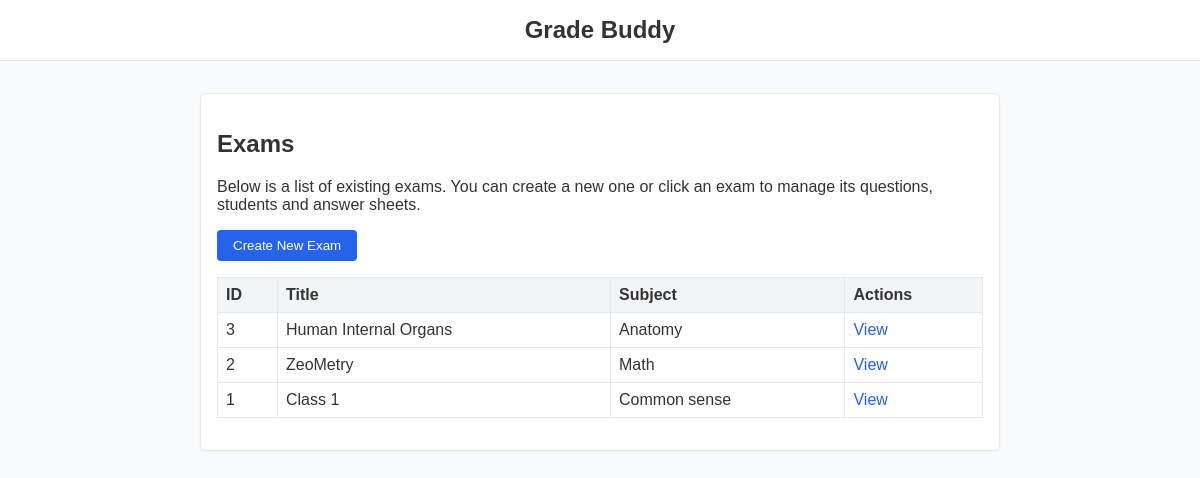
Before: / with the older database file.
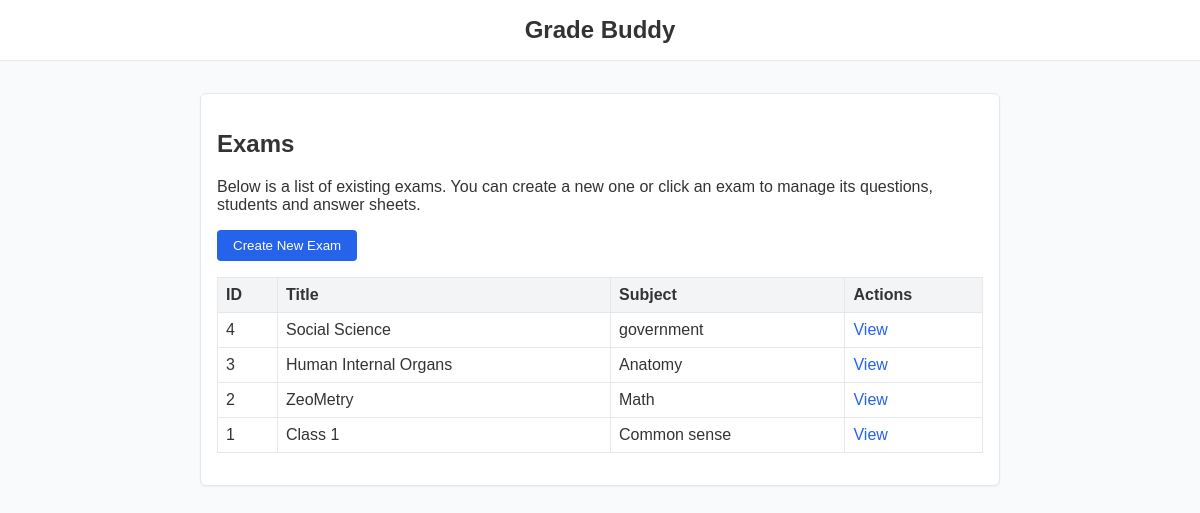
After: the same page with the newer database file.
### tables this page shows
CREATE TABLE exams (
            id INTEGER PRIMARY KEY AUTOINCREMENT,
            title TEXT NOT NULL,
            subject TEXT NOT NULL,
            instructions TEXT
        );

### src/controllers/routers.py (the view)
@router.get("/")
async def index(request: Request):
    conn = get_db_connection()
    cur = conn.cursor()
    cur.execute("SELECT id, title, subject FROM exams ORDER BY id DESC")
    exams = cur.fetchall()
    conn.close()
    return templates.TemplateResponse(
        "index.html",
        {"request": request, "exams": exams},
    )

### templates/index.html (shortened to what this page needs)
{% extends "base.html" %}
{% block content %}
<header>
  Grade Buddy
</header>
<main>
  <div class="card">
    <h2>Exams</h2>
    <p>Below is a list of existing exams.  You can create a new one or
       click an exam to manage its questions, students and answer sheets.</p>
    <p><a href="/exams/new"><button>Create New Exam</button></a></p>
    {% if exams %}
    <table>
      <thead>
        <tr><th>ID</th><th>Title</th><th>Subject</th><th>Actions</th></tr>
      </thead>
      <tbody>
        {% for exam in exams %}
        <tr>
          <td>{{ exam.id }}</td>
          <td>{{ exam.title }}</td>
          <td>{{ exam.subject }}</td>
          <td><a href="/exams/{{ exam.id }}">View</a></td>
        </tr>
        {% endfor %}
      </tbody>
    </table>
    {% else %}
    <p>No exams have been created yet.</p>
    {% endif %}
  </div>
</main>
{% endblock %}

Changed rows visible on the page:
added exams: id "4", title "Social Science", subject "government"
